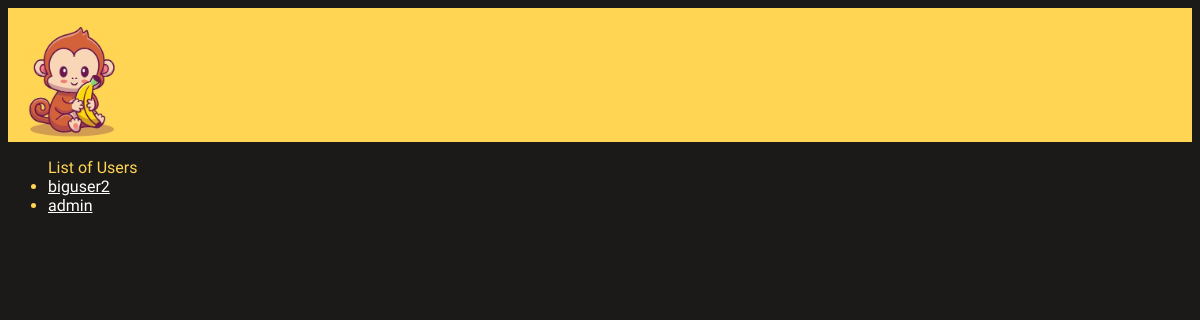
The app's page /authors/, older data.
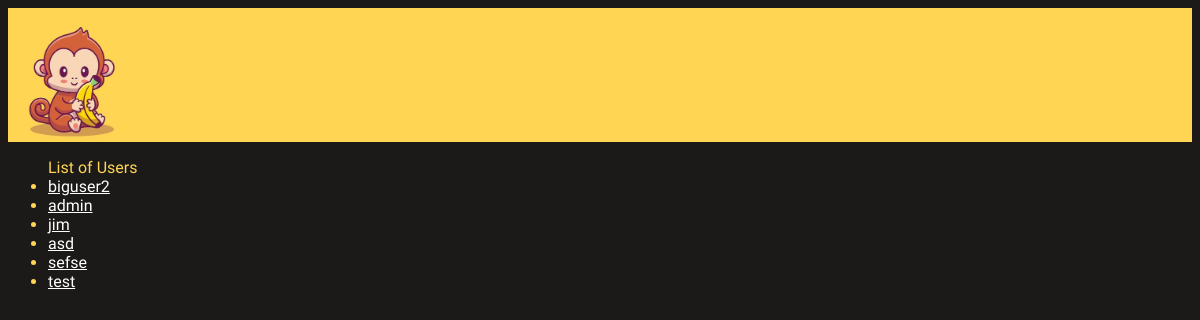
The same page, newer data.
### accounts/models.py (models this page shows)
class AuthorUser(AbstractUser):
    type = models.CharField(default="author",max_length=6)
    username = models.CharField(max_length=20, unique=True) # https://www.reddit.com/r/django/comments/id2ch0/user_models_username_max_length/
    host = models.GenericIPAddressField(default = "http://127.0.0.1:8000/") # hardcoded localhost for now
    url = models.URLField() #TODO setup proper page
    github = models.URLField(null=True, blank=True)
    profile_image = models.URLField(null=True, blank=True) # optional

### pages/views.py (the view)
# urls.py: path("authors/", ListProfilesView.as_view(), name="authors_list"), # display list of users on server; is this the exact url they want?
class ListProfilesView(ListView): # basic generic view that just displays template
    model = AuthorUser
    template_name = "listprofiles.html"
    context_object_name = 'authors_list'

### templates/listprofiles.html
{% extends "base.html" %}
{% block content %}
<ul>
List of Users
{% for author in authors_list %}
    <li><a href="{% url 'author_profile' pk=author.pk %}">{{ author.username }}</a></li>
{% empty %}
    <li>No users yet. Database must be empty.</li>
{% endfor %}
</ul>
{% endblock content %}

Row changes from the older to the newer data that the page shows:
added AuthorUser: username "jim"
added AuthorUser: username "asd"
added AuthorUser: username "sefse"
added AuthorUser: username "test"
